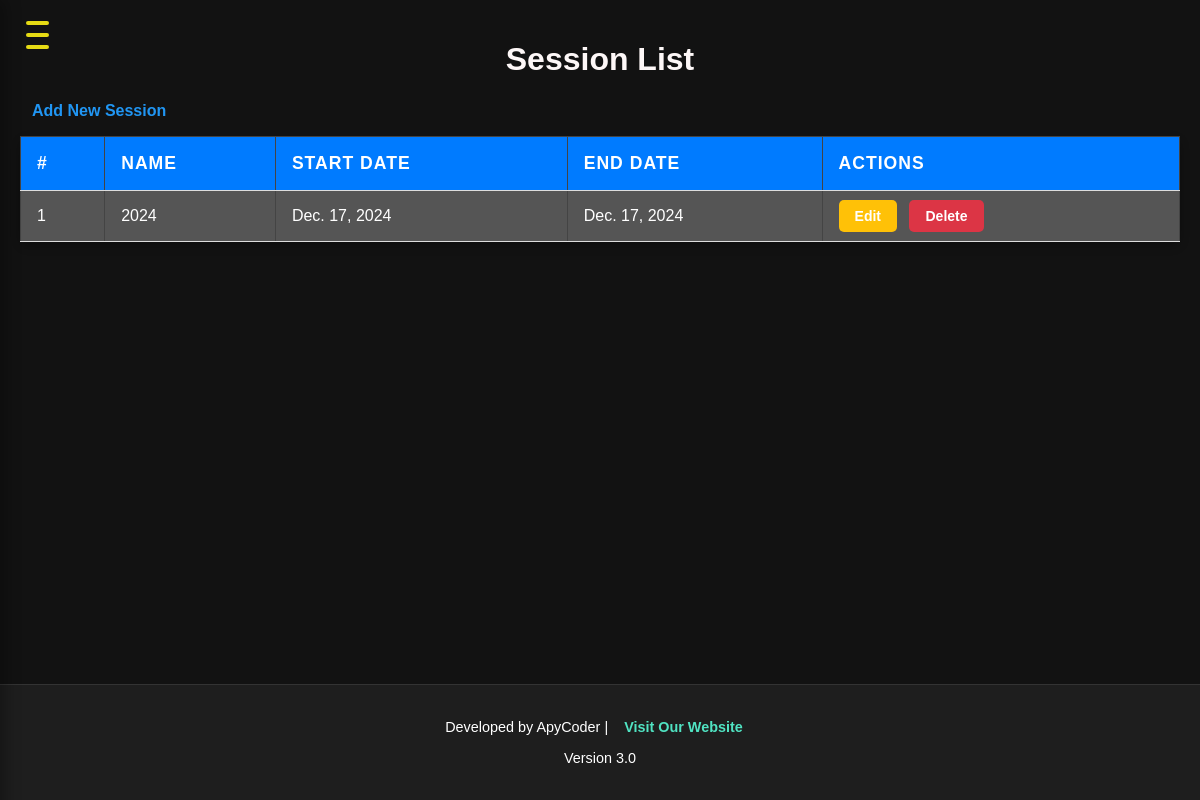
The app's page /sessions/ with its own data.
### app1/models.py (models this page shows, shortened)
class Session(models.Model):
    start_date = models.DateField()
    end_date = models.DateField()
    name = models.CharField(max_length=100)

### app1/views.py (the view)
# urls.py: path('sessions/', views.session_list, name='session_list'),
def session_list(request):
    sessions = Session.objects.all()
    return render(request, 'session_list.html', {'sessions': sessions})

### templates/session_list.html (shortened to what this page needs)
{% extends 'base.html' %}
{% block content %}
<h1>Session List</h1>
<a href="{% url 'session_create' %}" class="btn btn-primary">Add New Session</a>
<table class="table">
    <thead>
        <tr>
            <th>#</th>
            <th>Name</th>
            <th>Start Date</th>
            <th>End Date</th>
            <th>Actions</th>
        </tr>
    </thead>
    <tbody>
        {% for session in sessions %}
        <tr>
            <td>{{ forloop.counter }}</td>
            <td>{{ session.name }}</td>
            <td>{{ session.start_date }}</td>
            <td>{{ session.end_date }}</td>
            <td>
                <a href="{% url 'session_update' session.id %}" class="btn btn-warning btn-sm">Edit</a>
                <a href="{% url 'session_delete' session.id %}" class="btn btn-danger btn-sm">Delete</a>
            </td>
        </tr>
        {% endfor %}
    </tbody>
</table>
{% endblock %}

### static/css/home.css (style rules this page uses)
body, html { margin: 0; padding: 0; font-family: 'Arial', sans-serif; background-color: #121212; color: #ffffff; display: flex; flex-direction: column; min-height: 100vh; }
table { width: 100%; border-collapse: collapse; background-color: #333; border-radius: 8px; box-shadow: 0 4px 10px rgba(0, 0, 0, 0.3); }
th, td { padding: 12px 15px; text-align: center; border: 1px solid #444; transition: background-color 0.3s ease; }
th { background-color: #4CAF50; color: white; text-transform: uppercase; letter-spacing: 1px; }
td { background-color: #555; }
a { color: #2196F3; text-decoration: none; font-weight: bold; padding: 8px 12px; border-radius: 4px; transition: all 0.3s ease; text-transform: capitalize; }

### templates/session_list.html (style rules this page uses)
h1 { font-size: 2rem; font-weight: bold; text-align: center; margin-bottom: 1.5rem; color: hsl(0, 60%, 98%); }
.table { width: 100%; margin-top: 1rem; border-collapse: collapse; background-color: hsl(0, 0%, 0%); }
.table th, .table td { padding: 1rem; text-align: left; border-bottom: 1px solid #ddd; }
.table th { background-color: #007bff; color: white; font-size: 1.1rem; }
.table .btn { padding: 0.5rem 1rem; font-size: 0.875rem; border-radius: 5px; text-decoration: none; margin-right: 0.5rem; }
.table .btn-warning { background-color: #ffc107; color: white; border: none; }
.table .btn-danger { background-color: #dc3545; color: white; border: none; }

### records on screen
Session: name "2024", start_date "Dec. 17, 2024", end_date "Dec. 17, 2024"
